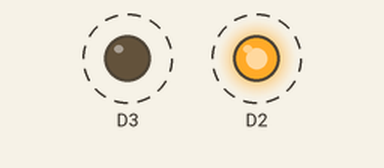
A sketch run on a simulated ESP8266 (NodeMCU). On the bench: output pins drawn as LEDs (lit = HIGH). Dashed ring = blinking.

Above: at 0.5 s.
Timing chart, 0 to 4.6 s (numbered marks = the images above):
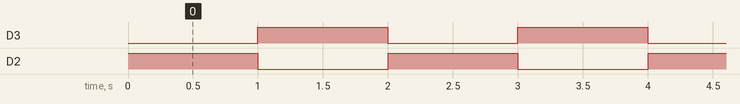

Measured:
- by itself, D3, D2: alternates HIGH for 1.0 s and LOW for 1.0 s
- by itself, everything shown: repeats every 2.0 s, in 3 steps

The sketch:

3_pin_LED_program.ino
```cpp
void setup()
{
  pinMode(D2,OUTPUT);
  pinMode(D3,OUTPUT);
}

void loop()
{
  digitalWrite(D2,HIGH);
  delay(1000);
  digitalWrite(D2,LOW);


  digitalWrite(D3,HIGH);
  delay(1000);
  digitalWrite(D3,LOW);


}
```
